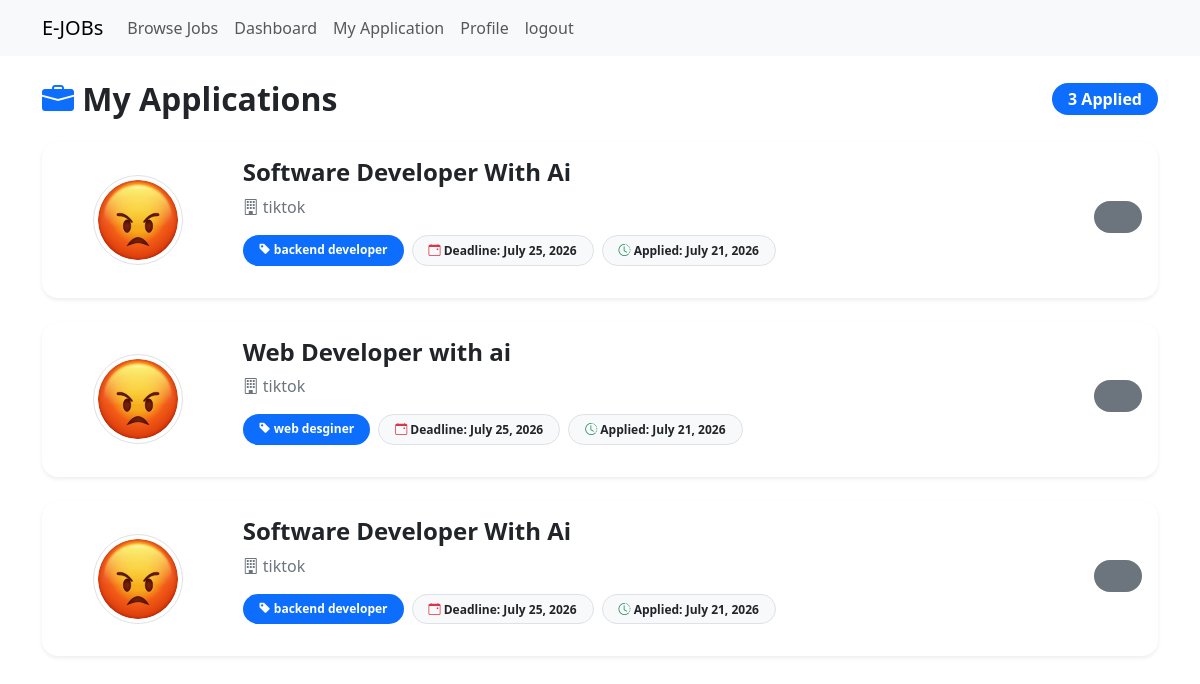
The app's page /my-applications/ (signed in) with its own data.
### jobportal/models.py (models this page shows, shortened)
class ApplyJobModel(models.Model):
    applied_by = models.ForeignKey(
        SeekerProfileModel,
        on_delete=models.CASCADE,
        related_name='applied_by_info',
        null=True
    )
    applied_job = models.ForeignKey(
        JobPostModel,
        on_delete=models.CASCADE,
        related_name='applied_job_info',
        null=True
    )
    resume = models.FileField(upload_to='seeker_resume', null=True)
    applied_at = models.DateField(auto_now_add=True, null=True)

class JobPostModel(models.Model):
    posted_by = models.ForeignKey(
        RecruiterProfileModel,
        on_delete=models.CASCADE,
        related_name='job_post_info',
        null=True
    )
    title = models.CharField(max_length=200, null=True)
    number_of_openings = models.PositiveIntegerField(null=True)
    category = models.ForeignKey(
        CategoryModel,
        on_delete=models.CASCADE,
        null=True
    )
    description = models.TextField(null=True)
    skills_set = models.TextField(null=True)
    deadline = models.DateField(null=True)
    salary = models.FloatField(null=True)
    created_at = models.DateField(auto_now_add=True, null=True)
    updated_at = models.DateField(auto_now=True, null=True)

class RecruiterProfileModel(models.Model):
    recruiter = models.OneToOneField(
        User,
        on_delete=models.CASCADE,
        related_name='recruiter_profile',
        null=True
    )
    company_name = models.CharField(max_length=200, null=True)
    address = models.TextField(null=True)
    contact = models.CharField(max_length=20, null=True)
    logo = models.ImageField(upload_to='company_logo', null=True)
    created_at = models.DateField(auto_now_add=True, null=True)
    updated_at = models.DateField(auto_now=True, null=True)

class CategoryModel(models.Model):
    name = models.CharField(max_length=200, null=True)

### jobportal/views.py (the view)
# urls.py: path('my-applications/',my_application,name='my_application'),
def my_application(request):
    my_application = ApplyJobModel.objects.filter(applied_by = request.user.seeker_profile)
    context = {
        'application_list': my_application,
        'title': 'My Application Page',
        'form_title': 'Apply Job Info Form',
        'form_btn': 'Apply',
    }
    return render(request, 'my-applications.html', context)

### jobportal/templates/my-applications.html (shortened to what this page needs)
{% extends 'master/base.html' %}
{% block content %}
    <div class="d-flex justify-content-between align-items-center mb-4">
        <h2 class="fw-bold mb-0">
            <i class="bi bi-briefcase-fill text-primary"></i>
            My Applications
        </h2>
        <span class="badge bg-primary rounded-pill fs-6 px-3 py-2">
            {{ application_list|length }} Applied
        </span>
    </div>
    {% for job in application_list %}
    <div class="card border-0 shadow-sm rounded-4 mb-4">
        <div class="card-body">
            <div class="row align-items-center">
                <div class="col-lg-2 col-md-3 text-center mb-3 mb-md-0">
                    <img src="{{ job.applied_job.posted_by.logo.url }}"
                        class="rounded-circle border p-1"
                        style="width:90px;height:90px;object-fit:cover;"
                        alt="Company Logo">
                </div>
                <div class="col-lg-7 col-md-6">
                    <h4 class="fw-bold mb-2">
                        {{ job.applied_job.title }}
                    </h4>
                    <p class="text-secondary mb-3">
                        <i class="bi bi-building"></i>
                        {{ job.applied_job.posted_by.company_name }}
                    </p>
                    <div class="d-flex flex-wrap gap-2 mb-3">
                        <span class="badge bg-primary rounded-pill px-3 py-2">
                            <i class="bi bi-tag-fill"></i>
                            {{ job.applied_job.category.name }}
                        </span>
                        <span class="badge bg-light text-dark border rounded-pill px-3 py-2">
                            <i class="bi bi-calendar-event text-danger"></i>
                            Deadline: {{ job.applied_job.deadline }}
                        </span>
                        <span class="badge bg-light text-dark border rounded-pill px-3 py-2">
                            <i class="bi bi-clock-history text-success"></i>
                            Applied: {{ job.applied_at }}
                        </span>
                    </div>
                </div>
                <div class="col-lg-3 col-md-3 text-md-end text-center">
                        <span class="badge bg-secondary fs-6 rounded-pill px-4 py-3">
                        </span>
                </div>
            </div>
        </div>
    </div>
    {% endfor %}
{% endblock %}

### records on screen
ApplyJobModel: applied_job.posted_by.logo (picture), applied_job "Software Developer With Ai", applied_job.posted_by.company_name "tiktok", applied_job.category.name "backend developer", applied_job.deadline "July 25, 2026", applied_at "July 21, 2026"
ApplyJobModel: applied_job.posted_by.logo (picture), applied_job "Web Developer with ai", applied_job.posted_by.company_name "tiktok", applied_job.category.name "web desginer", applied_job.deadline "July 25, 2026", applied_at "July 21, 2026"
ApplyJobModel: applied_job.posted_by.logo (picture), applied_job "Software Developer With Ai", applied_job.posted_by.company_name "tiktok", applied_job.category.name "backend developer", applied_job.deadline "July 25, 2026", applied_at "July 21, 2026"

### other values on screen
{{ application_list|length }} "3"
